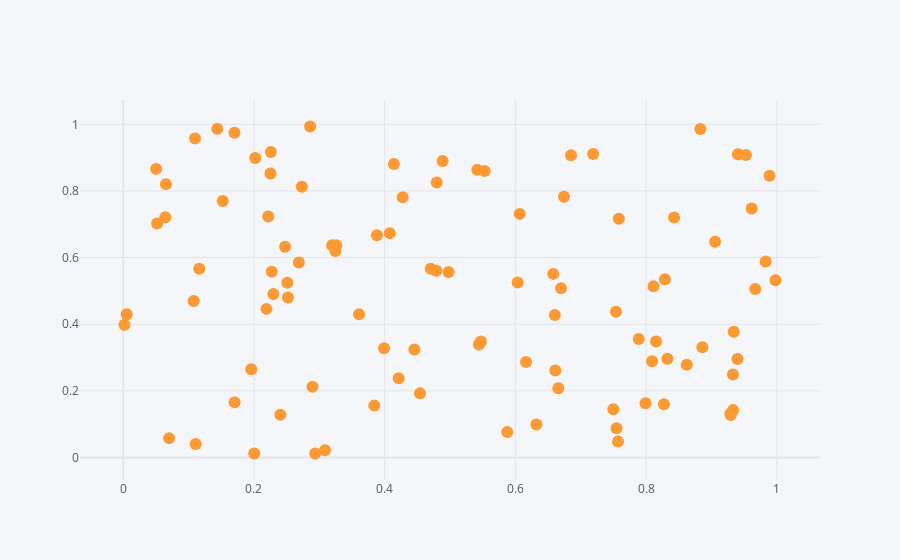

Here is the notebook cell this chart was saved with:
### Markdown cell above
- agora utilizando o iplot(), da biblioteca do plotly

### Code cell
df.iplot(kind='scatter',x='A',y='B',mode='markers')
